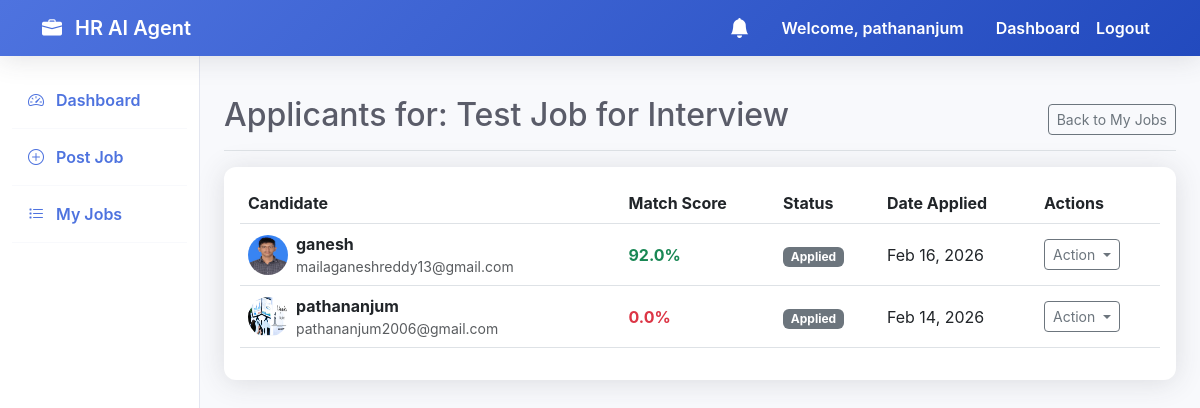
Screenshot of /jobs/4/applicants/ (signed in) with the database file from the repository.
### accounts/models.py (models this page shows, shortened)
class User(AbstractUser):
    ROLE_CHOICES = (
        ('hr', 'HR (Recruiter)'),
        ('candidate', 'Candidate (Student/Job Seeker)'),
    )
    role = models.CharField(max_length=20, choices=ROLE_CHOICES, default='candidate')
    phone = models.CharField(max_length=15, blank=True, null=True)
    organization_name = models.CharField(max_length=255, blank=True, null=True, help_text="Required for HR role")
    profile_picture = models.ImageField(upload_to='profile_pics/', blank=True, null=True)

### jobs/models.py (models this page shows, shortened)
class Job(models.Model):
    hr = models.ForeignKey(settings.AUTH_USER_MODEL, on_delete=models.CASCADE, related_name='posted_jobs')
    title = models.CharField(max_length=255)
    description = models.TextField()
    skills_required = models.TextField(help_text="Comma separated skills")
    experience_required = models.CharField(max_length=100)
    location = models.CharField(max_length=255)
    created_at = models.DateTimeField(auto_now_add=True)

class Application(models.Model):
    STATUS_CHOICES = (
        ('applied', 'Applied'),
        ('shortlisted', 'Shortlisted'),
        ('rejected', 'Rejected'),
        ('interview', 'Interview'),
    )
    job = models.ForeignKey(Job, on_delete=models.CASCADE, related_name='applications')
    candidate = models.ForeignKey(settings.AUTH_USER_MODEL, on_delete=models.CASCADE, related_name='job_applications')
    resume = models.ForeignKey(Resume, on_delete=models.SET_NULL, null=True)
    match_score = models.FloatField(default=0.0)
    ai_feedback = models.TextField(blank=True, null=True)
    skills_matched = models.TextField(blank=True, null=True)
    missing_skills = models.TextField(blank=True, null=True)
    improvement_suggestions = models.TextField(blank=True, null=True)
    status = models.CharField(max_length=20, choices=STATUS_CHOICES, default='applied')
    applied_at = models.DateTimeField(auto_now_add=True)

### jobs/views.py (the view)
# urls.py: path('<int:pk>/applicants/', views.view_applicants, name='view_applicants'),
@login_required
def view_applicants(request, pk):
    job = get_object_or_404(Job, pk=pk, hr=request.user)
    applicants = job.applications.all().order_by('-match_score')
    return render(request, 'jobs/view_applicants.html', {'job': job, 'applicants': applicants})

### interviews/context_processors.py (called while the page is built)
def unread_notifications(request):
    if request.user.is_authenticated:
        count = Notification.objects.filter(recipient=request.user, is_read=False).count()
        return {'unread_notifications_count': count}
    return {'unread_notifications_count': 0}

### templates/jobs/view_applicants.html (shortened to what this page needs)
{% extends 'base.html' %}
{% block content %}
<div class="d-flex justify-content-between flex-wrap flex-md-nowrap align-items-center pt-3 pb-2 mb-3 border-bottom">
    <h1 class="h2">Applicants for: {{ job.title }}</h1>
    <a href="{% url 'hr_jobs' %}" class="btn btn-sm btn-outline-secondary">Back to My Jobs</a>
</div>
<div class="card p-3">
    <div class="table-responsive">
        <table class="table table-hover align-middle">
            <thead>
                <tr>
                    <th>Candidate</th>
                    <th>Match Score</th>
                    <th>Status</th>
                    <th>Date Applied</th>
                    <th>Actions</th>
                </tr>
            </thead>
            <tbody>
                {% for app in applicants %}
                <tr>
                    <td>
                        <div class="d-flex align-items-center">
                            {% if app.candidate.profile_picture %}
                            <img src="{{ app.candidate.profile_picture.url }}" class="rounded-circle me-2" width="40"
                                height="40">
                            {% else %}
                            <div class="bg-primary text-white rounded-circle d-flex align-items-center justify-content-center me-2"
                                style="width: 40px; height: 40px;">
                                {{ app.candidate.username|slice:":1"|upper }}
                            </div>
                            {% endif %}
                            <div>
                                <div class="fw-bold">{{ app.candidate.get_full_name|default:app.candidate.username }}
                                </div>
                                <div class="small text-muted">{{ app.candidate.email }}</div>
                            </div>
                        </div>
                    </td>
                    <td>
                        <div
                            class="fw-bold {% if app.match_score >= 80 %}text-success{% elif app.match_score >= 50 %}text-warning{% else %}text-danger{% endif %}">
                            {{ app.match_score|floatformat:1 }}%
                        </div>
                    </td>
                    <td>
                        <span
                            class="badge {% if app.status == 'shortlisted' %}bg-success{% elif app.status == 'rejected' %}bg-danger{% elif app.status == 'interview' %}bg-info{% else %}bg-secondary{% endif %}">
                            {{ app.get_status_display }}
                        </span>
                    </td>
                    <td>{{ app.applied_at|date:"M d, Y" }}</td>
                    <td>
                        <div class="dropdown">
                            <button class="btn btn-sm btn-outline-secondary dropdown-toggle" type="button"
                                data-bs-toggle="dropdown">
                                Action
                            </button>
                        </div>
                    </td>
                </tr>
                {% empty %}
                <tr>
                    <td colspan="5" class="text-center">No applicants yet.</td>
                </tr>
                {% endfor %}
            </tbody>
        </table>
    </div>
</div>
{% endblock %}

### templates/base.html (shortened to what this page needs)
<!DOCTYPE html>
<html lang="en">
<head>
    <link href="https://cdn.jsdelivr.net/npm/bootstrap@5.3.0/dist/css/bootstrap.min.css" rel="stylesheet">
    <link rel="stylesheet" href="https://cdn.jsdelivr.net/npm/bootstrap-icons@1.10.5/font/bootstrap-icons.css">
</head>
<body>
    <nav class="navbar navbar-expand-lg sticky-top">
        <div class="container">
            <a class="navbar-brand" href="{% url 'home' %}">
                <i class="bi bi-briefcase-fill me-2"></i> HR AI Agent
            </a>
            <div class="collapse navbar-collapse" id="navbarNav">
                <ul class="navbar-nav ms-auto">
                    {% if user.is_authenticated %}
                    <li class="nav-item me-3 d-flex align-items-center">
                        <a href="{% url 'dashboard' %}" class="nav-link position-relative py-0">
                            <i class="bi bi-bell-fill fs-5"></i>
                        </a>
                    </li>
                    <li class="nav-link text-white me-3">Welcome, {{ user.username }}</li>
                    <li class="nav-item">
                        <a class="nav-link" href="{% url 'dashboard' %}">Dashboard</a>
                    </li>
                    <li class="nav-item">
                        <form action="{% url 'logout' %}" method="post" class="d-inline">
                            <button type="submit" class="nav-link btn btn-link"
                                style="text-decoration: none;">Logout</button>
                        </form>
                    </li>
                    {% endif %}
                </ul>
            </div>
        </div>
    </nav>
    <div class="container-fluid">
        <div class="row">
            {% if user.is_authenticated %}
            <nav class="col-md-3 col-lg-2 d-md-block sidebar collapse">
                <div class="position-sticky pt-3">
                    <ul class="nav flex-column">
                        <li class="nav-item">
                            <a class="nav-link active" href="{% url 'dashboard' %}">
                                <i class="bi bi-speedometer2 me-2"></i> Dashboard
                            </a>
                        </li>
                        {% if user.role == 'hr' %}
                        <li class="nav-item">
                            <a class="nav-link" href="{% url 'post_job' %}">
                                <i class="bi bi-plus-circle me-2"></i> Post Job
                            </a>
                        </li>
                        <li class="nav-item">
                            <a class="nav-link" href="{% url 'hr_jobs' %}">
                                <i class="bi bi-list-task me-2"></i> My Jobs
                            </a>
                        </li>
                        {% endif %}
                    </ul>
                </div>
            </nav>
            <main class="col-md-9 ms-sm-auto col-lg-10 px-md-4 py-4">
                {% block content %}{% endblock %}
            </main>
            {% endif %}
        </div>
    </div>
</body>
</html>

### templates/base.html (style rules this page uses)
:root { --primary-color: #4e73df; --secondary-color: #858796; --success-color: #1cc88a; --info-color: #36b9cc; --warning-color: #f6c23e; --danger-color: #e74a3b; --dark-bg: #f8f9fc; }
body { font-family: 'Inter', -apple-system, BlinkMacSystemFont, "Segoe UI", Roboto, "Helvetica Neue", Arial, sans-serif; background-color: var(--dark-bg); color: #5a5c69; }
.navbar { background: linear-gradient(135deg, #4e73df 0%, #224abe 100%); box-shadow: 0 0.15rem 1.75rem 0 rgba(58, 59, 69, 0.15); }
.navbar-brand, .nav-link { color: white !important; font-weight: 600; }
.card { border: none; border-radius: 0.75rem; box-shadow: 0 0.15rem 1.75rem 0 rgba(58, 59, 69, 0.15); transition: transform 0.2s; }
.sidebar { min-height: 100vh; background: white; border-right: 1px solid #e3e6f0; }
.sidebar .nav-link { color: #4e73df !important; padding: 1rem; border-bottom: 1px solid #f8f9fc; }

### rows the page displays
User: username "pathananjum"
Job: title "Test Job for Interview"
Application: candidate.profile_picture (picture), candidate.get_full_name "ganesh", candidate.email "mailaganeshreddy13@gmail.com", match_score "92.0", status "Applied", applied_at "Feb 16, 2026"
Application: candidate.profile_picture (picture), candidate.get_full_name "pathananjum", candidate.email "pathananjum2006@gmail.com", match_score "0.0", status "Applied", applied_at "Feb 14, 2026"
